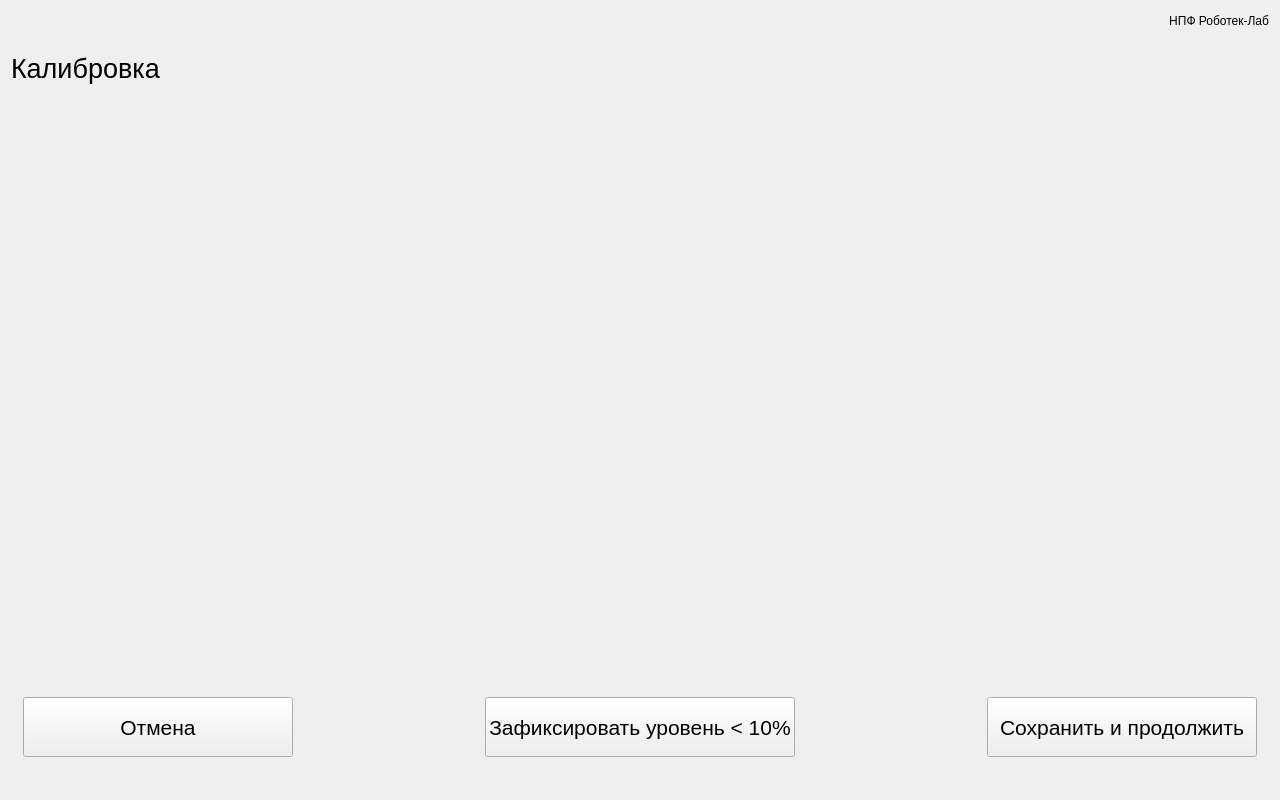
<?xml version="1.0" encoding="UTF-8"?>
<ui version="4.0">
 <class>CalibrartionPage</class>
 <widget class="QWidget" name="CalibrartionPage">
  <property name="geometry">
   <rect>
    <x>0</x>
    <y>0</y>
    <width>1280</width>
    <height>800</height>
   </rect>
  </property>
  <property name="windowTitle">
   <string>Form</string>
  </property>
  <layout class="QVBoxLayout" name="verticalLayout_3">
   <item>
    <layout class="QHBoxLayout" name="horizontalLayout_2" stretch="1,0,0">
     <item>
      <widget class="QLabel" name="label_page_title">
       <property name="sizePolicy">
        <sizepolicy hsizetype="Maximum" vsizetype="Fixed">
         <horstretch>0</horstretch>
         <verstretch>0</verstretch>
        </sizepolicy>
       </property>
       <property name="minimumSize">
        <size>
         <width>0</width>
         <height>50</height>
        </size>
       </property>
       <property name="maximumSize">
        <size>
         <width>800</width>
         <height>16777215</height>
        </size>
       </property>
       <property name="font">
        <font>
         <pointsize>20</pointsize>
        </font>
       </property>
       <property name="text">
        <string>Калибровка</string>
       </property>
      </widget>
     </item>
     <item>
      <spacer name="horizontalSpacer_4">
       <property name="orientation">
        <enum>Qt::Horizontal</enum>
       </property>
       <property name="sizeHint" stdset="0">
        <size>
         <width>40</width>
         <height>20</height>
        </size>
       </property>
      </spacer>
     </item>
     <item>
      <layout class="QVBoxLayout" name="verticalLayout">
       <property name="sizeConstraint">
        <enum>QLayout::SetFixedSize</enum>
       </property>
       <item>
        <widget class="QLabel" name="label_3">
         <property name="sizePolicy">
          <sizepolicy hsizetype="Fixed" vsizetype="Fixed">
           <horstretch>0</horstretch>
           <verstretch>0</verstretch>
          </sizepolicy>
         </property>
         <property name="minimumSize">
          <size>
           <width>200</width>
           <height>20</height>
          </size>
         </property>
         <property name="maximumSize">
          <size>
           <width>200</width>
           <height>20</height>
          </size>
         </property>
         <property name="text">
          <string>НПФ Роботек-Лаб</string>
         </property>
         <property name="alignment">
          <set>Qt::AlignRight|Qt::AlignTrailing|Qt::AlignVCenter</set>
         </property>
        </widget>
       </item>
       <item>
        <spacer name="verticalSpacer_3">
         <property name="orientation">
          <enum>Qt::Vertical</enum>
         </property>
         <property name="sizeHint" stdset="0">
          <size>
           <width>17</width>
           <height>13</height>
          </size>
         </property>
        </spacer>
       </item>
       <item>
        <widget class="QLabel" name="label_operator">
         <property name="sizePolicy">
          <sizepolicy hsizetype="Fixed" vsizetype="Fixed">
           <horstretch>0</horstretch>
           <verstretch>0</verstretch>
          </sizepolicy>
         </property>
         <property name="minimumSize">
          <size>
           <width>200</width>
           <height>20</height>
          </size>
         </property>
         <property name="maximumSize">
          <size>
           <width>200</width>
           <height>20</height>
          </size>
         </property>
         <property name="text">
          <string/>
         </property>
         <property name="alignment">
          <set>Qt::AlignRight|Qt::AlignTrailing|Qt::AlignVCenter</set>
         </property>
        </widget>
       </item>
      </layout>
     </item>
    </layout>
   </item>
   <item>
    <layout class="QVBoxLayout" name="verticalLayout_2">
     <item>
      <spacer name="verticalSpacer_4">
       <property name="orientation">
        <enum>Qt::Vertical</enum>
       </property>
       <property name="sizeHint" stdset="0">
        <size>
         <width>20</width>
         <height>40</height>
        </size>
       </property>
      </spacer>
     </item>
     <item>
      <layout class="QHBoxLayout" name="horizontalLayout_3">
       <item>
        <spacer name="horizontalSpacer_7">
         <property name="orientation">
          <enum>Qt::Horizontal</enum>
         </property>
         <property name="sizeHint" stdset="0">
          <size>
           <width>40</width>
           <height>20</height>
          </size>
         </property>
        </spacer>
       </item>
       <item>
        <widget class="QLabel" name="label_leg">
         <property name="minimumSize">
          <size>
           <width>854</width>
           <height>480</height>
          </size>
         </property>
         <property name="maximumSize">
          <size>
           <width>854</width>
           <height>480</height>
          </size>
         </property>
         <property name="text">
          <string/>
         </property>
        </widget>
       </item>
       <item>
        <spacer name="horizontalSpacer_6">
         <property name="orientation">
          <enum>Qt::Horizontal</enum>
         </property>
         <property name="sizeHint" stdset="0">
          <size>
           <width>40</width>
           <height>20</height>
          </size>
         </property>
        </spacer>
       </item>
      </layout>
     </item>
     <item>
      <spacer name="verticalSpacer_5">
       <property name="orientation">
        <enum>Qt::Vertical</enum>
       </property>
       <property name="sizeHint" stdset="0">
        <size>
         <width>20</width>
         <height>40</height>
        </size>
       </property>
      </spacer>
     </item>
    </layout>
   </item>
   <item>
    <layout class="QHBoxLayout" name="horizontalLayout">
     <item>
      <spacer name="horizontalSpacer_2">
       <property name="orientation">
        <enum>Qt::Horizontal</enum>
       </property>
       <property name="sizeType">
        <enum>QSizePolicy::Fixed</enum>
       </property>
       <property name="sizeHint" stdset="0">
        <size>
         <width>12</width>
         <height>20</height>
        </size>
       </property>
      </spacer>
     </item>
     <item>
      <widget class="QPushButton" name="pushButton_cancel">
       <property name="minimumSize">
        <size>
         <width>270</width>
         <height>60</height>
        </size>
       </property>
       <property name="font">
        <font>
         <pointsize>16</pointsize>
        </font>
       </property>
       <property name="text">
        <string>Отмена</string>
       </property>
      </widget>
     </item>
     <item>
      <spacer name="horizontalSpacer">
       <property name="orientation">
        <enum>Qt::Horizontal</enum>
       </property>
       <property name="sizeHint" stdset="0">
        <size>
         <width>40</width>
         <height>20</height>
        </size>
       </property>
      </spacer>
     </item>
     <item>
      <widget class="QPushButton" name="pushButton_calibrate">
       <property name="minimumSize">
        <size>
         <width>270</width>
         <height>60</height>
        </size>
       </property>
       <property name="font">
        <font>
         <pointsize>16</pointsize>
        </font>
       </property>
       <property name="text">
        <string>Зафиксировать уровень &lt; 10%</string>
       </property>
      </widget>
     </item>
     <item>
      <spacer name="horizontalSpacer_5">
       <property name="orientation">
        <enum>Qt::Horizontal</enum>
       </property>
       <property name="sizeHint" stdset="0">
        <size>
         <width>40</width>
         <height>20</height>
        </size>
       </property>
      </spacer>
     </item>
     <item>
      <widget class="QPushButton" name="pushButton_forward">
       <property name="minimumSize">
        <size>
         <width>270</width>
         <height>60</height>
        </size>
       </property>
       <property name="font">
        <font>
         <pointsize>16</pointsize>
        </font>
       </property>
       <property name="text">
        <string>Сохранить и продолжить</string>
       </property>
      </widget>
     </item>
     <item>
      <spacer name="horizontalSpacer_3">
       <property name="orientation">
        <enum>Qt::Horizontal</enum>
       </property>
       <property name="sizeType">
        <enum>QSizePolicy::Fixed</enum>
       </property>
       <property name="sizeHint" stdset="0">
        <size>
         <width>12</width>
         <height>20</height>
        </size>
       </property>
      </spacer>
     </item>
    </layout>
   </item>
   <item>
    <spacer name="verticalSpacer">
     <property name="orientation">
      <enum>Qt::Vertical</enum>
     </property>
     <property name="sizeType">
      <enum>QSizePolicy::Fixed</enum>
     </property>
     <property name="sizeHint" stdset="0">
      <size>
       <width>20</width>
       <height>32</height>
      </size>
     </property>
    </spacer>
   </item>
  </layout>
 </widget>
 <resources/>
 <connections/>
</ui>
